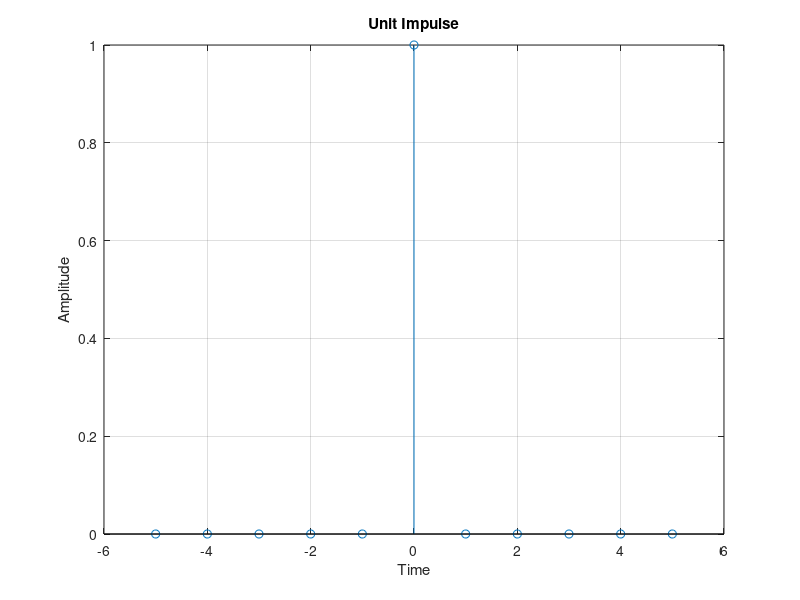

This figure's MATLAB source:
x=-5:1:5;
y=[zeros(1,5),1,zeros(1,5)];
stem(x,y);
xlabel('Time');
ylabel('Amplitude');
title('Unit Impulse');
grid on;